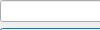
<?xml version="1.0" encoding="UTF-8"?>
<ui version="4.0">
 <class>PasswordDialog</class>
 <widget class="QDialog" name="PasswordDialog">
  <property name="windowTitle">
   <string>Enter Password</string>
  </property>
  <widget class="QWidget" name="centralWidget">
   <layout class="QVBoxLayout" name="verticalLayout">
    <item>
     <widget class="QLineEdit" name="passwordEdit">
      <property name="echoMode">
       <enum>QLineEdit::Password</enum>
      </property>
     </widget>
    </item>
    <item>
     <widget class="QPushButton" name="acceptButton">
      <property name="text">
       <string>Accept</string>
      </property>
     </widget>
    </item>
   </layout>
  </widget>
 </widget>
</ui>
